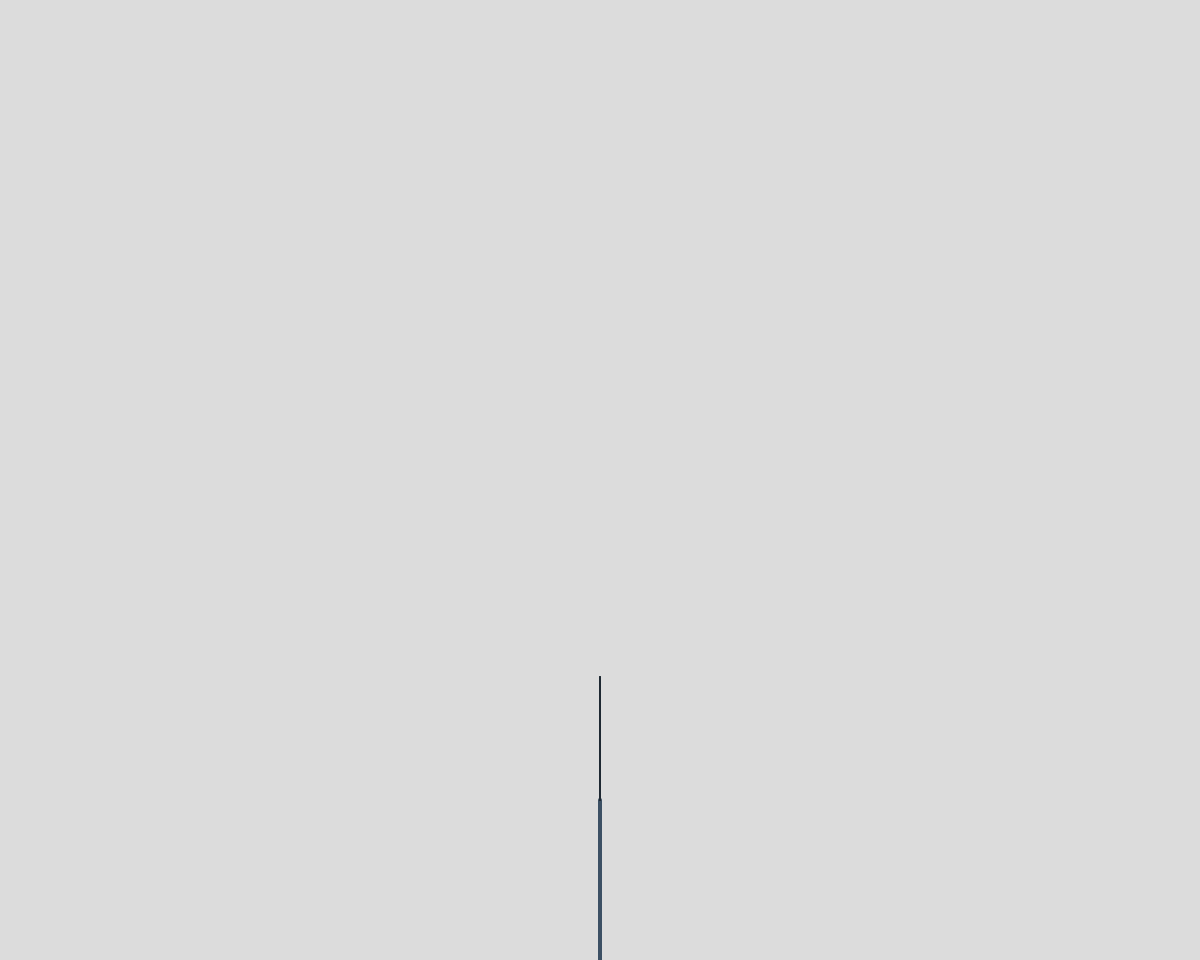
Frame 1 (no input)
Frame 60 (no input): identical to frame 1, image omitted
Frame 120 (the mouse pressed at the canvas centre since frame 60): identical to frame 1, image omitted

The p5.js sketch that drew this single still picture (run headless with seeded random() and noise() and a simulated clock; from frame 60 on, the mouse is pressed at the canvas centre):

// p5.js sketch
// ── sketch.js
const DIV = 1.3;
let params = [];
let pastParams = [];
function setup() {
  createCanvas(windowWidth, windowHeight-40);
  n = createSlider(0, 20, 2);
  angle = createSlider(0, PI, 0, 0.001);
}

function draw() {
  params = [n.value(), angle.value()];
  if (params[0] != pastParams[0] || params[1] != pastParams[1]) {
    background(220);
    translate(width / 2, height);
    branch(n.value(), height/6);
    pastParams = [n.value(), angle.value()];
  }
}

function branch(n, l) {
  if (n > 0) {
    strokeWeight(n*2)
    stroke(color(n*30, n*40, n*50))
    line(0, 0, 0, -l);
    push();
    translate(0, -l);
    rotate(angle.value());
    branch(n - 1, l / DIV);
    pop();
    push();
    translate(0, -l);
    rotate(-angle.value());
    branch(n - 1, l / DIV);
    pop();
  }
}
